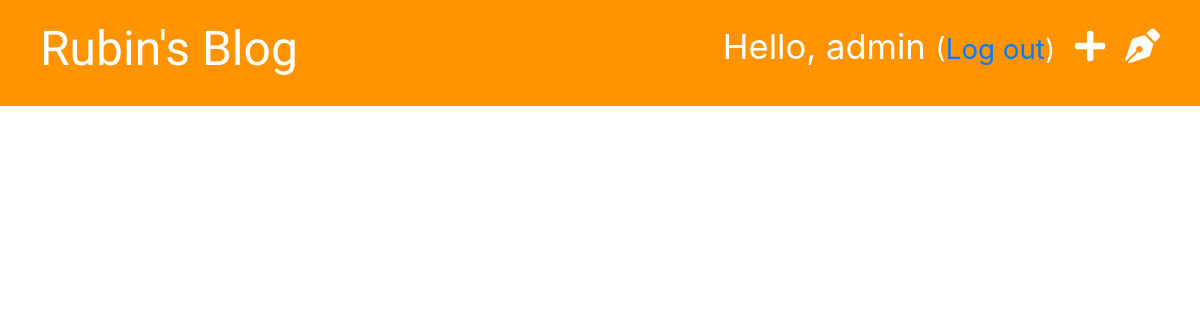
Page /drafts/ (signed in) on the earlier database version.
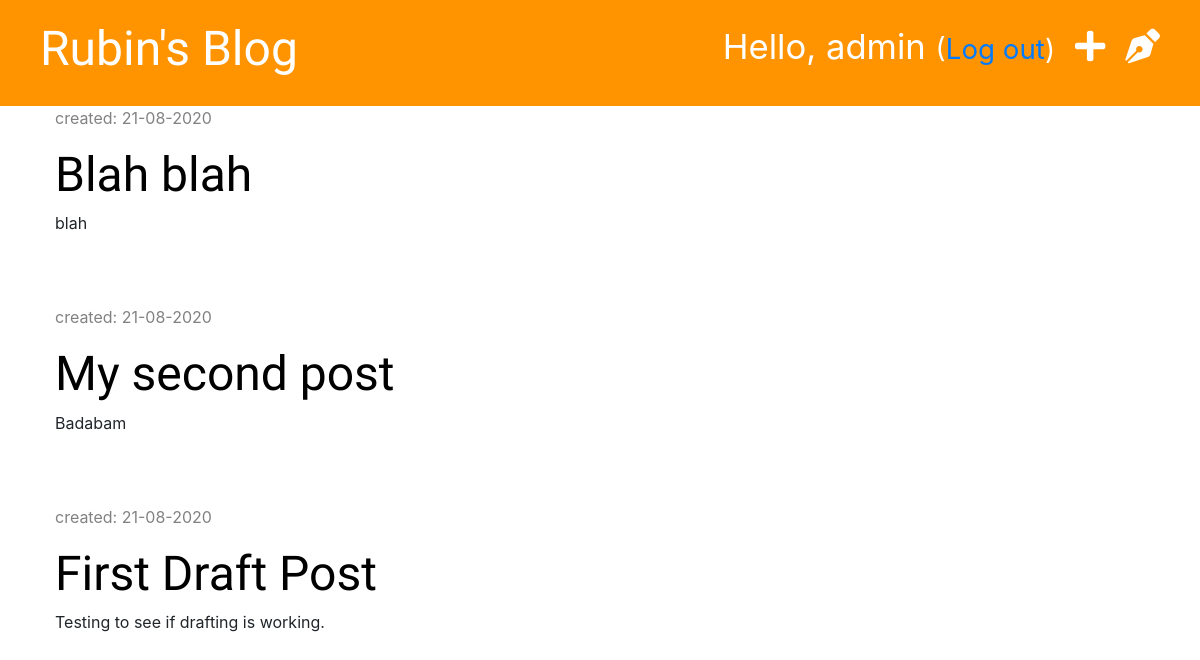
Same page on the later database version.
### blog/models.py (models this page shows, shortened)
class Post(models.Model):
    author = models.ForeignKey('auth.User', on_delete=models.CASCADE)
    title = models.CharField(max_length=200)
    text = models.TextField()
    created_date = models.DateTimeField(default=timezone.now)
    published_date = models.DateTimeField(blank=True, null=True)

### blog/views.py (the view)
# urls.py: path('drafts/', views.post_draft_list, name='post_draft_list'),
@login_required
def post_draft_list(request):
    posts = Post.objects.filter(published_date__isnull=True).order_by('-created_date')
    stuff_for_frontend = {'posts': posts}
    return render(request, 'blog/post_draft_list.html', stuff_for_frontend)

### blog/templates/blog/post_draft_list.html (shortened to what this page needs)
{% extends 'blog/base.html' %}
{% block content %}
    {% for post in posts %}
        <div class="post">
            <p class="date">created: {{ post.created_date|date:'d-m-Y' }}</p>
            <h1><a href="{% url 'post_detail' pk=post.pk %}">{{ post.title }}</a></h1>
        <p>{{ post.text|truncatechars:50 }}</p>
        </div>
    {% endfor %}
{% endblock %}

### blog/templates/blog/base.html (shortened to what this page needs)
{% load static %}
<!DOCTYPE html>
<html lang="en">
<head>
    <link rel="stylesheet" href="https://stackpath.bootstrapcdn.com/bootstrap/4.5.2/css/bootstrap.min.css">
    <link rel="stylesheet" href="https://cdnjs.cloudflare.com/ajax/libs/font-awesome/5.14.0/css/all.min.css" />
    <link rel="stylesheet" href="{% static 'css/blog.css' %}">
</head>
<body>
<div class="page-header">
    {% if user.is_authenticated%}
        <a href="{% url 'post_draft_list' %}" class="top-menu"><i class="fas fa-pen-nib"></i></a>
        <a href="{% url 'post_new' %}" class="top-menu"><i class="fas fa-plus"></i></a>
        <p class="top-menu">Hello, {{ user.username }} <small>(<a href="{% url 'logout' %}">Log out</a>)</small> </p>
    {% else %}
        <a href="{% url 'login' %}" class="top-menu"><i class="fas fa-sign-in-alt fa-2x"></i></a>
    {% endif %}
    <h1><a href="{% url 'post_list' %}">Rubin's Blog</a></h1>
</div>
<div class="content container">
    <div class="row">
        <div class="col-md-8">
            {% block content %}
            {% endblock %}
        </div>
    </div>
</div>
</body>
</html>

### blog/static/css/blog.css (style rules this page uses)
.page-header { background-color: #ff9400; margin-top: 0; padding: 20px 20px 20px 40px; }
.page-header h1, .page-header h1 a { color: #ffffff; font-size: 36pt; text-decoration: none; }
.content { margin-left: 40px; }
h1, h2, h3, h4 { font-family: 'Tangerine','Inconsolata', 'Droid Sans', serif; font-size: 48px; }
.date { color: #828282; }
.post { margin-bottom: 70px; }
.post h1 a { color: black; }
.top-menu { color: white; float: right; font-size: 26pt; margin-right: 20px; }

Differences in the rows shown:
added Post: created_date "21-08-2020", title "Blah blah", text "blah"
added Post: created_date "21-08-2020", title "My second post", text "Badabam"
added Post: created_date "21-08-2020", title "First Draft Post", text "Testing to see if drafting is working."
